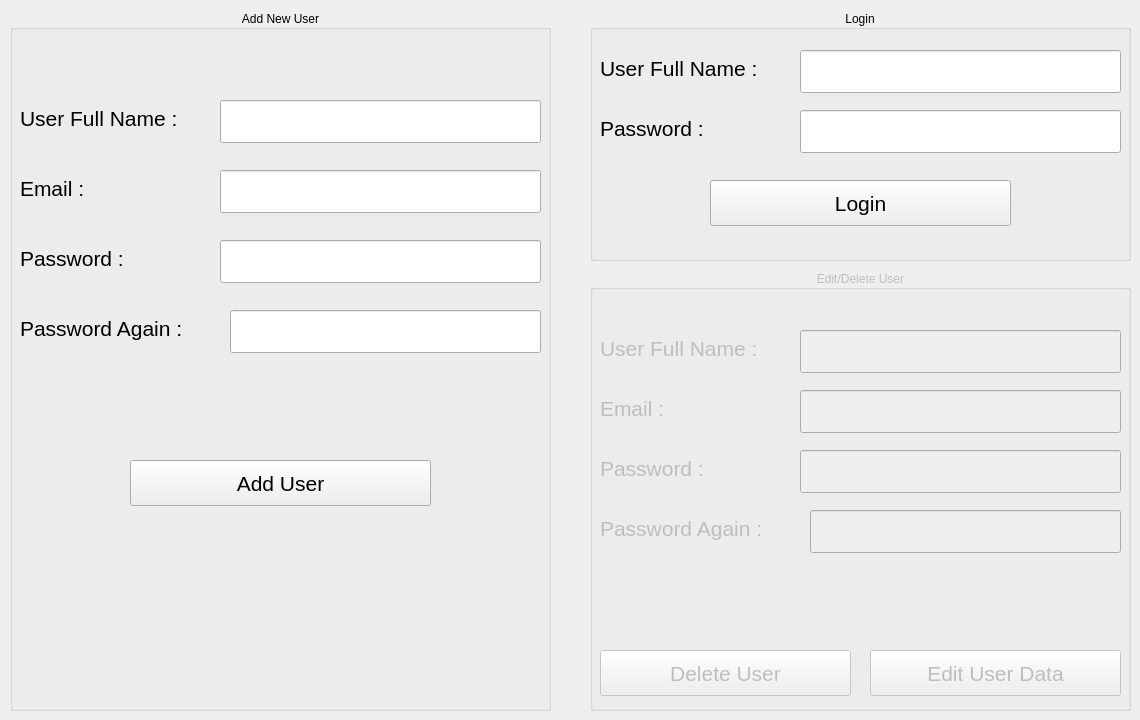
    <widget class="QWidget" name="tab_4">
     <attribute name="title">
      <string>Page</string>
     </attribute>
     <widget class="QGroupBox" name="editUser_groupBox">
      <property name="enabled">
       <bool>false</bool>
      </property>
      <property name="geometry">
       <rect>
        <x>590</x>
        <y>270</y>
        <width>541</width>
        <height>441</height>
       </rect>
      </property>
      <property name="title">
       <string>Edit/Delete User</string>
      </property>
      <property name="alignment">
       <set>Qt::AlignCenter</set>
      </property>
      <widget class="QLineEdit" name="passwordConfig_lineEdit_edit">
       <property name="geometry">
        <rect>
         <x>220</x>
         <y>240</y>
         <width>311</width>
         <height>43</height>
        </rect>
       </property>
       <property name="font">
        <font>
         <pointsize>16</pointsize>
        </font>
       </property>
       <property name="echoMode">
        <enum>QLineEdit::Password</enum>
       </property>
      </widget>
      <widget class="QLabel" name="password_label_edit">
       <property name="geometry">
        <rect>
         <x>10</x>
         <y>180</y>
         <width>124</width>
         <height>37</height>
        </rect>
       </property>
       <property name="font">
        <font>
         <pointsize>16</pointsize>
        </font>
       </property>
       <property name="text">
        <string>Password :</string>
       </property>
      </widget>
      <widget class="QLabel" name="passwordConfig_label_edit">
       <property name="geometry">
        <rect>
         <x>10</x>
         <y>240</y>
         <width>200</width>
         <height>37</height>
        </rect>
       </property>
       <property name="font">
        <font>
         <pointsize>16</pointsize>
        </font>
       </property>
       <property name="text">
        <string>Password Again :</string>
       </property>
      </widget>
      <widget class="QLineEdit" name="email_lineEdit_edit">
       <property name="geometry">
        <rect>
         <x>210</x>
         <y>120</y>
         <width>321</width>
         <height>43</height>
        </rect>
       </property>
       <property name="font">
        <font>
         <pointsize>16</pointsize>
        </font>
       </property>
      </widget>
      <widget class="QPushButton" name="esitUser_pushButton">
       <property name="geometry">
        <rect>
         <x>280</x>
         <y>380</y>
         <width>251</width>
         <height>46</height>
        </rect>
       </property>
       <property name="font">
        <font>
         <pointsize>16</pointsize>
        </font>
       </property>
       <property name="text">
        <string>Edit User Data</string>
       </property>
      </widget>
      <widget class="QLineEdit" name="password_lineEdit_edit">
       <property name="geometry">
        <rect>
         <x>210</x>
         <y>180</y>
         <width>321</width>
         <height>43</height>
        </rect>
       </property>
       <property name="font">
        <font>
         <pointsize>16</pointsize>
        </font>
       </property>
       <property name="echoMode">
        <enum>QLineEdit::Password</enum>
       </property>
      </widget>
      <widget class="QLabel" name="email_label_edit">
       <property name="geometry">
        <rect>
         <x>10</x>
         <y>120</y>
         <width>78</width>
         <height>37</height>
        </rect>
       </property>
       <property name="font">
        <font>
         <pointsize>16</pointsize>
        </font>
       </property>
       <property name="text">
        <string>Email :</string>
       </property>
      </widget>
      <widget class="QLabel" name="username_label_edit">
       <property name="geometry">
        <rect>
         <x>10</x>
         <y>60</y>
         <width>193</width>
         <height>37</height>
        </rect>
       </property>
       <property name="font">
        <font>
         <pointsize>16</pointsize>
        </font>
       </property>
       <property name="text">
        <string>User Full Name :</string>
       </property>
      </widget>
      <widget class="QLineEdit" name="username_lineEdit_edit">
       <property name="geometry">
        <rect>
         <x>210</x>
         <y>60</y>
         <width>321</width>
         <height>43</height>
        </rect>
       </property>
       <property name="font">
        <font>
         <pointsize>16</pointsize>
        </font>
       </property>
      </widget>
      <widget class="QPushButton" name="deleteUser_pushButton">
       <property name="geometry">
        <rect>
         <x>10</x>
         <y>380</y>
         <width>251</width>
         <height>46</height>
        </rect>
       </property>
       <property name="font">
        <font>
         <pointsize>16</pointsize>
        </font>
       </property>
       <property name="text">
        <string>Delete User</string>
       </property>
      </widget>
     </widget>
     <widget class="QGroupBox" name="User_login_groupBox">
      <property name="geometry">
       <rect>
        <x>590</x>
        <y>10</y>
        <width>541</width>
        <height>251</height>
       </rect>
      </property>
      <property name="title">
       <string>Login</string>
      </property>
      <property name="alignment">
       <set>Qt::AlignCenter</set>
      </property>
      <widget class="QLineEdit" name="password_lineEdit_edit_login">
       <property name="geometry">
        <rect>
         <x>210</x>
         <y>100</y>
         <width>321</width>
         <height>43</height>
        </rect>
       </property>
       <property name="font">
        <font>
         <pointsize>16</pointsize>
        </font>
       </property>
       <property name="echoMode">
        <enum>QLineEdit::Password</enum>
       </property>
      </widget>
      <widget class="QLineEdit" name="username_lineEdit_edit_login">
       <property name="geometry">
        <rect>
         <x>210</x>
         <y>40</y>
         <width>321</width>
         <height>43</height>
        </rect>
       </property>
       <property name="font">
        <font>
         <pointsize>16</pointsize>
        </font>
       </property>
      </widget>
      <widget class="QLabel" name="username_label_edit_login">
       <property name="geometry">
        <rect>
         <x>10</x>
         <y>40</y>
         <width>193</width>
         <height>37</height>
        </rect>
       </property>
       <property name="font">
        <font>
         <pointsize>16</pointsize>
        </font>
       </property>
       <property name="text">
        <string>User Full Name :</string>
       </property>
      </widget>
      <widget class="QLabel" name="password_label_edit_login">
       <property name="geometry">
        <rect>
         <x>10</x>
         <y>100</y>
         <width>124</width>
         <height>37</height>
        </rect>
       </property>
       <property name="font">
        <font>
         <pointsize>16</pointsize>
        </font>
       </property>
       <property name="text">
        <string>Password :</string>
       </property>
      </widget>
      <widget class="QPushButton" name="login_pushButton_Edit">
       <property name="geometry">
        <rect>
         <x>120</x>
         <y>170</y>
         <width>301</width>
         <height>46</height>
        </rect>
       </property>
       <property name="font">
        <font>
         <pointsize>16</pointsize>
        </font>
       </property>
       <property name="text">
        <string>Login</string>
       </property>
      </widget>
     </widget>
     <widget class="QGroupBox" name="addUser_groupBox">
      <property name="geometry">
       <rect>
        <x>10</x>
        <y>10</y>
        <width>541</width>
        <height>701</height>
       </rect>
      </property>
      <property name="title">
       <string>Add New User</string>
      </property>
      <property name="alignment">
       <set>Qt::AlignCenter</set>
      </property>
      <widget class="QLabel" name="username_label">
       <property name="geometry">
        <rect>
         <x>10</x>
         <y>90</y>
         <width>193</width>
         <height>37</height>
        </rect>
       </property>
       <property name="font">
        <font>
         <pointsize>16</pointsize>
        </font>
       </property>
       <property name="text">
        <string>User Full Name :</string>
       </property>
      </widget>
      <widget class="QLabel" name="email_label">
       <property name="geometry">
        <rect>
         <x>10</x>
         <y>160</y>
         <width>78</width>
         <height>37</height>
        </rect>
       </property>
       <property name="font">
        <font>
         <pointsize>16</pointsize>
        </font>
       </property>
       <property name="text">
        <string>Email :</string>
       </property>
      </widget>
      <widget class="QLabel" name="password_label">
       <property name="geometry">
        <rect>
         <x>10</x>
         <y>230</y>
         <width>124</width>
         <height>37</height>
        </rect>
       </property>
       <property name="font">
        <font>
         <pointsize>16</pointsize>
        </font>
       </property>
       <property name="text">
        <string>Password :</string>
       </property>
      </widget>
      <widget class="QLabel" name="passwordConfig_label">
       <property name="geometry">
        <rect>
         <x>10</x>
         <y>300</y>
         <width>200</width>
         <height>37</height>
        </rect>
       </property>
       <property name="font">
        <font>
         <pointsize>16</pointsize>
        </font>
       </property>
       <property name="text">
        <string>Password Again :</string>
       </property>
      </widget>
      <widget class="QLineEdit" name="username_lineEdit">
       <property name="geometry">
        <rect>
         <x>210</x>
         <y>90</y>
         <width>321</width>
         <height>43</height>
        </rect>
       </property>
       <property name="font">
        <font>
         <pointsize>16</pointsize>
        </font>
       </property>
      </widget>
      <widget class="QLineEdit" name="email_lineEdit">
       <property name="geometry">
        <rect>
         <x>210</x>
         <y>160</y>
         <width>321</width>
         <height>43</height>
        </rect>
       </property>
       <property name="font">
        <font>
         <pointsize>16</pointsize>
        </font>
       </property>
      </widget>
      <widget class="QLineEdit" name="password_lineEdit">
       <property name="geometry">
        <rect>
         <x>210</x>
         <y>230</y>
         <width>321</width>
         <height>43</height>
        </rect>
       </property>
       <property name="font">
        <font>
         <pointsize>16</pointsize>
        </font>
       </property>
       <property name="echoMode">
        <enum>QLineEdit::Password</enum>
       </property>
      </widget>
      <widget class="QLineEdit" name="passwordConfig_lineEdit">
       <property name="geometry">
        <rect>
         <x>220</x>
         <y>300</y>
         <width>311</width>
         <height>43</height>
        </rect>
       </property>
       <property name="font">
        <font>
         <pointsize>16</pointsize>
        </font>
       </property>
       <property name="echoMode">
        <enum>QLineEdit::Password</enum>
       </property>
      </widget>
      <widget class="QPushButton" name="addUser_pushButton">
       <property name="geometry">
        <rect>
         <x>120</x>
         <y>450</y>
         <width>301</width>
         <height>46</height>
        </rect>
       </property>
       <property name="font">
        <font>
         <pointsize>16</pointsize>
        </font>
       </property>
       <property name="text">
        <string>Add User</string>
       </property>
      </widget>
      <widget class="QLabel" name="wrong_password_label">
       <property name="geometry">
        <rect>
         <x>10</x>
         <y>380</y>
         <width>521</width>
         <height>37</height>
        </rect>
       </property>
       <property name="font">
        <font>
         <pointsize>16</pointsize>
        </font>
       </property>
       <property name="text">
        <string/>
       </property>
       <property name="alignment">
        <set>Qt::AlignCenter</set>
       </property>
      </widget>
     </widget>
    </widget>
